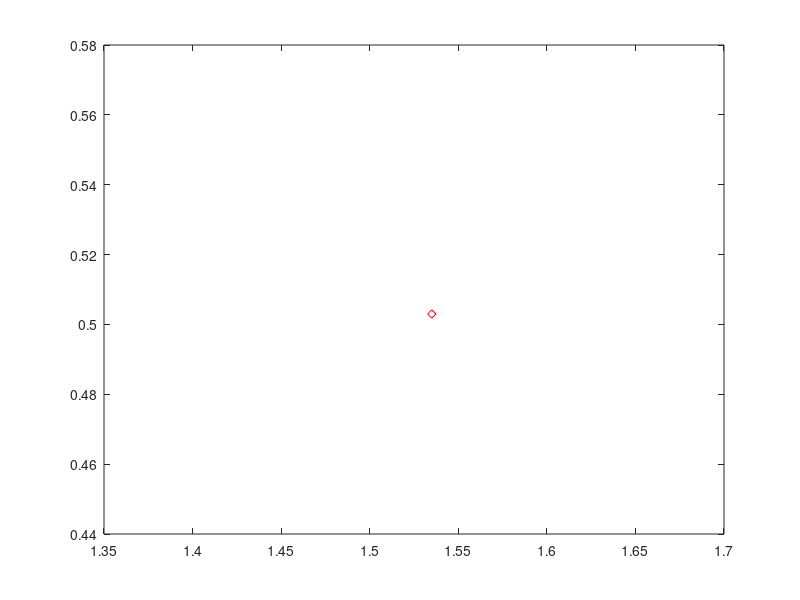

Write the MATLAB code that produced this figure. (Note: this script raises an error after producing the figure.)
%%%%%%%%%%%%%%%%%%%%%%%%%%%%%%%%%%%%%%%%%%%%%%%%%%%%%%%%%%%%%%%%%%%%%%%%%%%
% This script creates the VS-CI plot for the non-AM ANmodel data. The data
% have been preprocessed in analysis_AN_GBC.m. Here, the VS and CI values
% are plotted against each other (color coded for AN/GBC, 40db/70db).
% Furthermore, the theoretical values are drawn into the same plot.
% 
% (1) different symbols (circle, triangle, square, diamond) for different
% levels, (2) different colors for different modulation frequencies, and
% (3) filled and unfilled symbols for CF = 7000 and 10500 Hz
%%%%%%%%%%%%%%%%%%%%%%%%%%%%%%%%%%%%%%%%%%%%%%%%%%%%%%%%%%%%%%%%%%%%%%%%%%%

%% 0. Load the data (further reference: analysis_AN_GBC.m) 
load("VSCI_ANmodel_AM.mat")
VSCIcell = struct2cell(VSCI);  % convert struct to cell array
VSCImat = cell2mat(VSCIcell);  % convert cell to double

% order: 
% - entries 1-7  : 20dB, CF= 7000, ENVfq=100,1200,200,300,400,600,800
% - entries 8-14 : 40dB, CF= 7000, ENVfq=100,1200,200,300,400,600,800
% - entries 15-21: 60dB, CF= 7000, ENVfq=100,1200,200,300,400,600,800
% - entries 22-28: 80dB, CF= 7000, ENVfq=100,1200,200,300,400,600,800
% - entries 29-35: 20dB, CF=10500, ENVfq=100,1200,200,300,400,600,800
% - entries 30-42: 40dB, CF=10500, ENVfq=100,1200,200,300,400,600,800
% - entries 43-49: 60dB, CF=10500, ENVfq=100,1200,200,300,400,600,800
% - entries 50-56: 80dB, CF=10500, ENVfq=100,1200,200,300,400,600,800

%% 1. Sample the theoretical VS-CI relationship (for plot)
kappa = 0:0.1:15;
VStheo = besseli(1,kappa) ./ besseli(0,kappa);
CItheo = besseli(0,2*kappa) ./ (besseli(0,kappa)).^2;

%% 2. Plot the results
% define colors and symbols for the plot
cols = {[1 0 0], [0 1 0], [0 0 1], [1 1 0], [0 1 1], [0.5 0.3 0.2], ...
        [1 0 1], [0 0 0]};  % for mod. freq.: 100, 1200, 200, 300, 400, 600, 800 and theoretical curve
symb = {'d', 's', 'o', '<'};  % one for each dB level (20, 40, 60, 80)
    
% MarkerFaceColor indicates CF=7000Hz (filled) or 10500Hz (unfilled)

f1 = figure;
N = size(VSCIcell, 1);
for k1 = 1:8
    for k2 = 1:7
        idx_temp = (k1-1)*7 + k2;
        if k1==1  % 20dB, 7000Hz
            p = plot(VSCImat(idx_temp, 2), ...
                     VSCImat(idx_temp, 1), ...
                     symb{1}, 'Color', cols{k2});
            p.MarkerFaceColor = p.Color;    
            hold on
        elseif k1==2  % 40dB, 7000Hz
            p = plot(VSCImat(idx_temp, 2), ...
                     VSCImat(idx_temp, 1), ...
                     symb{2}, 'Color', cols{k2});
            p.MarkerFaceColor = p.Color;
            hold on
        elseif k1==3  % 60dB, 7000Hz
            p = plot(VSCImat(idx_temp, 2), ...
                     VSCImat(idx_temp, 1), ...
                     symb{3}, 'Color', cols{k2});
            p.MarkerFaceColor = p.Color;
            hold on
        elseif k1==4  % 80dB, 7000Hz
            p = plot(VSCImat(idx_temp, 2), ...
                     VSCImat(idx_temp, 1), ...
                     symb{4}, 'Color', cols{k2});
            p.MarkerFaceColor = p.Color;
            hold on
            
        elseif k1==5  % 20dB, 10500Hz
            p = plot(VSCImat(idx_temp, 2), ...
                     VSCImat(idx_temp, 1), ...
                     symb{1}, 'Color', cols{k2});
            p.MarkerFaceColor = 'none';
            hold on
        elseif k1==6  % 40dB, 10500Hz
            p = plot(VSCImat(idx_temp, 2), ...
                     VSCImat(idx_temp, 1), ...
                     symb{2}, 'Color', cols{k2});
            p.MarkerFaceColor = 'none';
            hold on
        elseif k1==7  % 60dB, 10500Hz
            p = plot(VSCImat(idx_temp, 2), ...
                     VSCImat(idx_temp, 1), ...
                     symb{3}, 'Color', cols{k2});
            p.MarkerFaceColor = 'none';
            hold on
        elseif k1==8  % 80dB, 10500Hz
            p = plot(VSCImat(idx_temp, 2), ...
                     VSCImat(idx_temp, 1), ...
                     symb{4}, 'Color', cols{k2});
            p.MarkerFaceColor = 'none';
            hold on
        end
        
        p.MarkerSize = 7;
        p.LineWidth = 1.01;

    end
end
plot(CItheo, VStheo, '-', 'LineWidth', 1.1, 'color', 'k')  % theo VS-CI
plot(CItheo*1.4, VStheo, '--', 'color', [0.4, 0.4, 0.4])  % CI = 1.4 * CI_est(VS)
plot(CItheo*0.7, VStheo, '--', 'color', [0.6, 0.6, 0.6])  % CI = 0.7 * CI_est(VS)

title("VS-CI relation (AM data), filled: CF=7000Hz, unfilled: CF=10500Hz")
xlabel("CI")
ylabel("VS")
xlim([0.5, 2.5])
ylim([0, 1])
set(f1,'Position',[360 198 726 350])

% work-around for customizing legend
h = zeros(8,1);
for k=1:8
h(k) = plot(NaN,NaN,'*','color',cols{k});
end
legend(h, "ENVfq = 100Hz", "ENVfq = 1200Hz", "ENVfq = 200Hz", "ENVfq = 300Hz", ...
       "ENVfq = 400Hz", "ENVfq = 600Hz", "ENVfq = 800Hz", 'theoretical relation', ...
       'Location', 'southeast')

%legend("20dB,7000Hz","40dB,7000Hz","60dB,7000Hz","80dB,7000Hz", ...
%    "20dB,10500Hz", "40dB,10500Hz", "60dB,10500Hz", "80dB,10500Hz", ...
%    "theoretical curve", 'Location', 'best')
